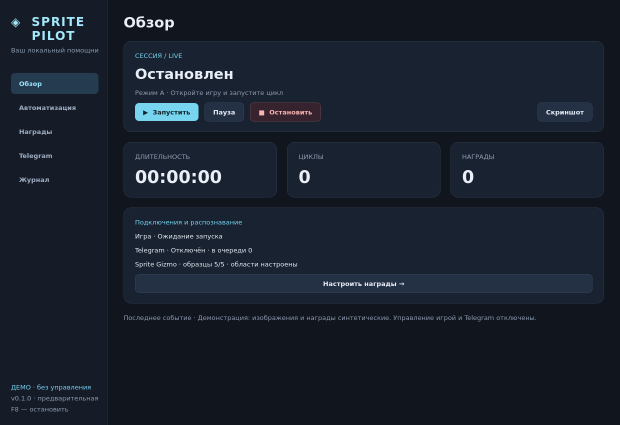
#> input picture fortnite-telegram/artifacts/installed-package.png, 1240 x 850 px (shown at 1/2 size)
$ python -i survey.py   (imports and definitions only)
#> lines starting #> are read from the running program, lines starting #| are printed output that depends on the picture
#> further down, picture is the input picture: shape (850, 1240, 3); mean B, G, R 44.7, 32.6, 24.8
import time
from typing import (Callable, Optional, Tuple)
import cv2
import numpy as np
DISC_BAND = (0.25, 0.3, 0.75, 0.7)
BUTTON_BAND = (0.2, 0.72, 0.8, 0.98)
MIN_DISCS = 4
GAP_S = 4.0
WHITE_MIN = 228

def _disc_row(frame: np.ndarray) -> bool:
    fh, fw = frame.shape[:2]
#> fh = 850; fw = 1240
    x0, y0, x1, y1 = int(DISC_BAND[0] * fw), int(DISC_BAND[1] * fh), int(DISC_BAND[2] * fw), int(DISC_BAND[3] * fh)
#> x0 = 310; y0 = 255; x1 = 930; y1 = 595
    region = frame[y0:y1, x0:x1]
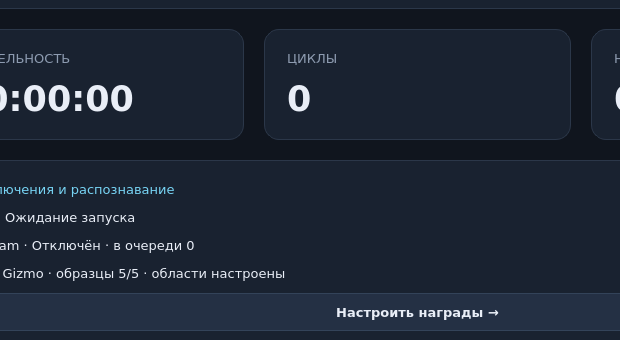
#> region: shape (340, 620, 3); mean B, G, R 52.5, 38.6, 29.6
    if region.size == 0 or region.ndim != 3:
        return False
    hsv = cv2.cvtColor(region, cv2.COLOR_BGR2HSV)
#> hsv: shape (340, 620, 3); mean H, S, V 108.2, 118.4, 52.5
    mask = ((hsv[:, :, 0] >= 98) & (hsv[:, :, 0] <= 114) & (hsv[:, :, 1] >= 200) & (hsv[:, :, 2] >= 190)).astype(np.uint8) * 255
#> mask: shape (340, 620); every value is 0
    k = max(3, int(fw * 0.006)) | 1
#> k = 7
    mask = cv2.morphologyEx(mask, cv2.MORPH_CLOSE, cv2.getStructuringElement(cv2.MORPH_ELLIPSE, (k * 2 + 1, k * 2 + 1)))
    n, _, stats, _ = cv2.connectedComponentsWithStats(mask, connectivity=8)
#> n = 1; stats = [[0, 0, 620, 340, 210800]]
    discs = []
    for i in range(1, n):
        x, y, w, h, area = (int(v) for v in stats[i])
        if 0.03 * fw <= w <= 0.08 * fw:
            if not 0.85 <= w / float(h) <= 1.18:
                continue
        if area / float(w * h) < 0.65:
            continue
        discs.append((y + h / 2.0, x + w / 2.0, w))
#> after the loop, discs = []
    if len(discs) < MIN_DISCS:
        return False
    discs.sort()
    for i, (cy, _cx, w) in enumerate(discs):
        row = sorted((c for c in discs if abs(c[0] - cy) <= 0.2 * w if abs(c[2] - w) <= 0.2 * w), key=(lambda c: c[1]))
        if len(row) < MIN_DISCS:
            continue
        gaps = [b[1] - a[1] for a, b in zip(row, row[1:])]
        if not min(gaps) >= 1.1 * w:
            continue
        if max(gaps) - min(gaps) <= 0.25 * w:
            return True
    return False

# [31 lines left out: functions _white_pill, find_skip, not called in this run]

class SurveyGuard:
    def __init__(self, clock: Callable[[], float]=time.monotonic):
        self._clock = clock
        self._next = 0.0

    # [8 lines left out: function poll, not called in this run]

>>> import cv2
>>> picture = cv2.imread('../../fortnite-telegram/artifacts/installed-package.png')
>>> result = _disc_row(picture)
#> result = False

$ run again, on fortnite-telegram/artifacts/rewards.png
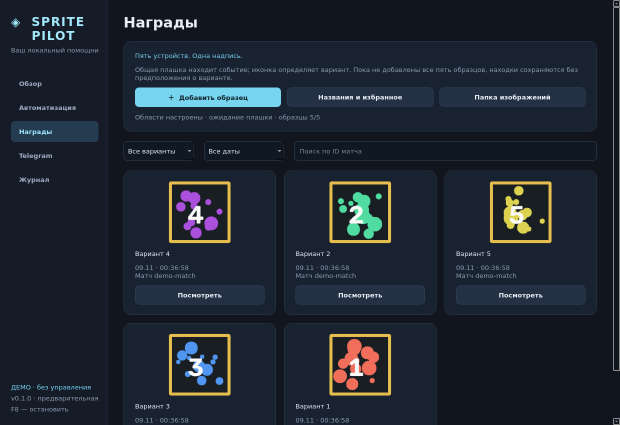
#> input picture fortnite-telegram/artifacts/rewards.png, 1240 x 850 px (shown at 1/2 size)
#> picture is the input picture: shape (850, 1240, 3); mean B, G, R 49.7, 39.2, 31.4
#> in _disc_row, `region = frame[y0:y1, x0:x1]`:
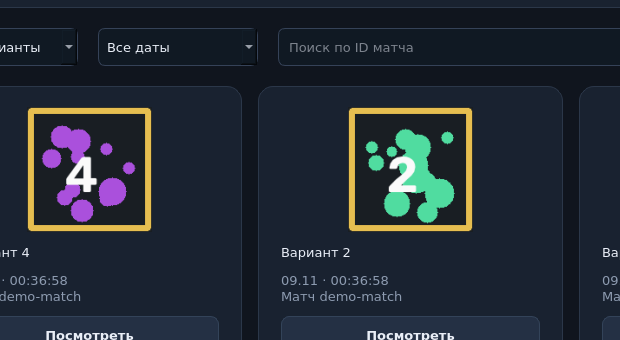
#> region: shape (340, 620, 3); mean B, G, R 52.1, 42.7, 35
#> hsv: shape (340, 620, 3); mean H, S, V 104.6, 118.6, 57.1
#> mask: shape (340, 620); every value is 0
#> n = 1; stats = [[0, 0, 620, 340, 210800]]
#> after the loop in _disc_row, `for i in range(1, n):`: discs = []
#> result = False
